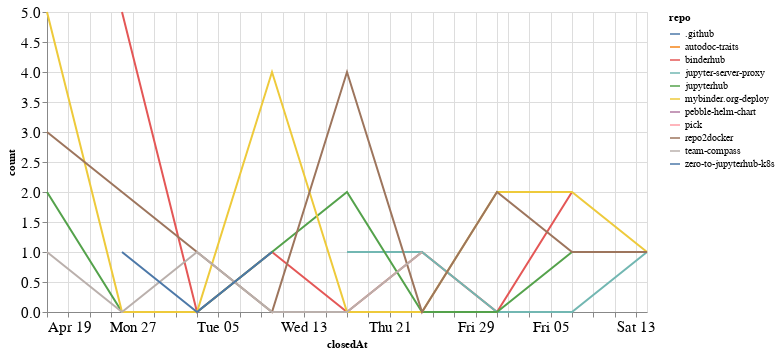

Write notebook code for a chart like this one.
### Code cell
closed_by_time = closed_by.groupby('repo').resample('W', on='closedAt').count()['author'].reset_index()
closed_by_time = closed_by_time.rename(columns={'author': 'count'})

alt.Chart(closed_by_time, width=600).mark_line().encode(
    x='closedAt',
    y='count',
    color='repo',
    tooltip="repo"
)

### Figure 1 — Vega-Lite specification as saved in the notebook (floating-point values rounded to 4 significant figures)
{"config": {"axisLeft": {"labelFontSize": 15}, "axisBottom": {"labelFontSize": 15}}, "data": {"name": "data-e1e7097987ddf13977ebf011dfa635b6"}, "mark": "line", "encoding": {"color": {"type": "nominal", "field": "repo"}, "tooltip": {"type": "nominal", "field": "repo"}, "x": {"type": "temporal", "field": "closedAt"}, "y": {"type": "quantitative", "field": "count"}}, "width": 600, "$schema": "https://vega.github.io/schema/vega-lite/v4.8.1.json", "datasets": {"data-e1e7097987ddf13977ebf011dfa635b6": [{"repo": ".github", "closedAt": "2020-05-24T00:00:00", "count": 1}, {"repo": "autodoc-traits", "closedAt": "2020-04-19T00:00:00", "count": 1}, {"repo": "binderhub", "closedAt": "2020-04-26T00:00:00", "count": 5}, {"repo": "binderhub", "closedAt": "2020-05-03T00:00:00", "count": 0}, {"repo": "binderhub", "closedAt": "2020-05-10T00:00:00", "count": 1}, {"repo": "binderhub", "closedAt": "2020-05-17T00:00:00", "count": 0}, {"repo": "binderhub", "closedAt": "2020-05-24T00:00:00", "count": 1}, {"repo": "binderhub", "closedAt": "2020-05-31T00:00:00", "count": 0}, {"repo": "binderhub", "closedAt": "2020-06-07T00:00:00", "count": 2}, {"repo": "jupyter-server-proxy", "closedAt": "2020-05-17T00:00:00", "count": 1}, {"repo": "jupyter-server-proxy", "closedAt": "2020-05-24T00:00:00", "count": 1}, {"repo": "jupyter-server-proxy", "closedAt": "2020-05-31T00:00:00", "count": 0}, {"repo": "jupyter-server-proxy", "closedAt": "2020-06-07T00:00:00", "count": 0}, {"repo": "jupyter-server-proxy", "closedAt": "2020-06-14T00:00:00", "count": 1}, {"repo": "jupyterhub", "closedAt": "2020-04-19T00:00:00", "count": 2}, {"repo": "jupyterhub", "closedAt": "2020-04-26T00:00:00", "count": 0}, {"repo": "jupyterhub", "closedAt": "2020-05-03T00:00:00", "count": 0}, {"repo": "jupyterhub", "closedAt": "2020-05-10T00:00:00", "count": 1}, {"repo": "jupyterhub", "closedAt": "2020-05-17T00:00:00", "count": 2}, {"repo": "jupyterhub", "closedAt": "2020-05-24T00:00:00", "count": 0}, {"repo": "jupyterhub", "closedAt": "2020-05-31T00:00:00", "count": 0}, {"repo": "jupyterhub", "closedAt": "2020-06-07T00:00:00", "count": 1}, {"repo": "mybinder.org-deploy", "closedAt": "2020-04-19T00:00:00", "count": 5}, {"repo": "mybinder.org-deploy", "closedAt": "2020-04-26T00:00:00", "count": 0}, {"repo": "mybinder.org-deploy", "closedAt": "2020-05-03T00:00:00", "count": 0}, {"repo": "mybinder.org-deploy", "closedAt": "2020-05-10T00:00:00", "count": 4}, {"repo": "mybinder.org-deploy", "closedAt": "2020-05-17T00:00:00", "count": 0}, {"repo": "mybinder.org-deploy", "closedAt": "2020-05-24T00:00:00", "count": 0}, {"repo": "mybinder.org-deploy", "closedAt": "2020-05-31T00:00:00", "count": 2}, {"repo": "mybinder.org-deploy", "closedAt": "2020-06-07T00:00:00", "count": 2}, {"repo": "mybinder.org-deploy", "closedAt": "2020-06-14T00:00:00", "count": 1}, {"repo": "pebble-helm-chart", "closedAt": "2020-06-07T00:00:00", "count": 1}, {"repo": "pick", "closedAt": "2020-06-14T00:00:00", "count": 1}, {"repo": "repo2docker", "closedAt": "2020-04-19T00:00:00", "count": 3}, {"repo": "repo2docker", "closedAt": "2020-04-26T00:00:00", "count": 2}, {"repo": "repo2docker", "closedAt": "2020-05-03T00:00:00", "count": 1}, {"repo": "repo2docker", "closedAt": "2020-05-10T00:00:00", "count": 0}, {"repo": "repo2docker", "closedAt": "2020-05-17T00:00:00", "count": 4}, {"repo": "repo2docker", "closedAt": "2020-05-24T00:00:00", "count": 0}, {"repo": "repo2docker", "closedAt": "2020-05-31T00:00:00", "count": 2}, {"repo": "repo2docker", "closedAt": "2020-06-07T00:00:00", "count": 1}, {"repo": "repo2docker", "closedAt": "2020-06-14T00:00:00", "count": 1}, {"repo": "team-compass", "closedAt": "2020-04-19T00:00:00", "count": 1}, {"repo": "team-compass", "closedAt": "2020-04-26T00:00:00", "count": 0}, {"repo": "team-compass", "closedAt": "2020-05-03T00:00:00", "count": 1}, {"repo": "team-compass", "closedAt": "2020-05-10T00:00:00", "count": 0}, {"repo": "team-compass", "closedAt": "2020-05-17T00:00:00", "count": 0}, {"repo": "team-compass", "closedAt": "2020-05-24T00:00:00", "count": 1}, {"repo": "zero-to-jupyterhub-k8s", "closedAt": "2020-04-26T00:00:00", "count": 1}, {"repo": "zero-to-jupyterhub-k8s", "closedAt": "2020-05-03T00:00:00", "count": 0}, {"repo": "zero-to-jupyterhub-k8s", "closedAt": "2020-05-10T00:00:00", "count": 1}]}}
